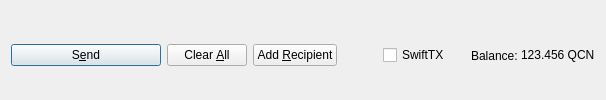
         <widget class="QFrame" name="frame_Send">
          <layout class="QHBoxLayout" name="horizontalLayout">
           <property name="bottomMargin">
            <number>0</number>
           </property>
           <item>
            <widget class="QPushButton" name="sendButton">
             <property name="minimumSize">
              <size>
               <width>150</width>
               <height>0</height>
              </size>
             </property>
             <property name="toolTip">
              <string>Confirm the send action</string>
             </property>
             <property name="text">
              <string>S&amp;end</string>
             </property>
             <property name="icon">
              <iconset resource="../qamblingchain.qrc">
               <normaloff>:/icons/send</normaloff>:/icons/send</iconset>
             </property>
             <property name="autoDefault">
              <bool>false</bool>
             </property>
             <property name="default">
              <bool>true</bool>
             </property>
            </widget>
           </item>
           <item>
            <widget class="QPushButton" name="clearButton">
             <property name="sizePolicy">
              <sizepolicy hsizetype="Minimum" vsizetype="Fixed">
               <horstretch>0</horstretch>
               <verstretch>0</verstretch>
              </sizepolicy>
             </property>
             <property name="toolTip">
              <string>Clear all fields of the form.</string>
             </property>
             <property name="text">
              <string>Clear &amp;All</string>
             </property>
             <property name="icon">
              <iconset resource="../qamblingchain.qrc">
               <normaloff>:/icons/remove</normaloff>:/icons/remove</iconset>
             </property>
             <property name="autoDefault">
              <bool>false</bool>
             </property>
            </widget>
           </item>
           <item>
            <widget class="QPushButton" name="addButton">
             <property name="toolTip">
              <string>Send to multiple recipients at once</string>
             </property>
             <property name="text">
              <string>Add &amp;Recipient</string>
             </property>
             <property name="icon">
              <iconset resource="../qamblingchain.qrc">
               <normaloff>:/icons/add</normaloff>:/icons/add</iconset>
             </property>
             <property name="autoDefault">
              <bool>false</bool>
             </property>
            </widget>
           </item>
           <item>
            <spacer name="horizontalSpacer">
             <property name="orientation">
              <enum>Qt::Horizontal</enum>
             </property>
             <property name="sizeHint" stdset="0">
              <size>
               <width>40</width>
               <height>20</height>
              </size>
             </property>
            </spacer>
           </item>
           <item>
            <layout class="QHBoxLayout" name="horizontalLayout_2">
             <property name="spacing">
              <number>3</number>
             </property>
             <item>
              <widget class="QCheckBox" name="checkSwiftTX">
               <property name="enabled">
                <bool>true</bool>
               </property>
               <property name="minimumSize">
                <size>
                 <width>85</width>
                 <height>0</height>
                </size>
               </property>
               <property name="text">
                <string>SwiftTX</string>
               </property>
              </widget>
             </item>
             <item>
              <widget class="QLabel" name="label">
               <property name="text">
                <string>Balance:</string>
               </property>
              </widget>
             </item>
             <item>
              <widget class="QLabel" name="labelBalance">
               <property name="sizePolicy">
                <sizepolicy hsizetype="Preferred" vsizetype="Fixed">
                 <horstretch>0</horstretch>
                 <verstretch>0</verstretch>
                </sizepolicy>
               </property>
               <property name="cursor">
                <cursorShape>IBeamCursor</cursorShape>
               </property>
               <property name="text">
                <string notr="true">123.456 QCN</string>
               </property>
               <property name="textInteractionFlags">
                <set>Qt::LinksAccessibleByMouse|Qt::TextSelectableByKeyboard|Qt::TextSelectableByMouse</set>
               </property>
              </widget>
             </item>
            </layout>
           </item>
          </layout>
         </widget>
